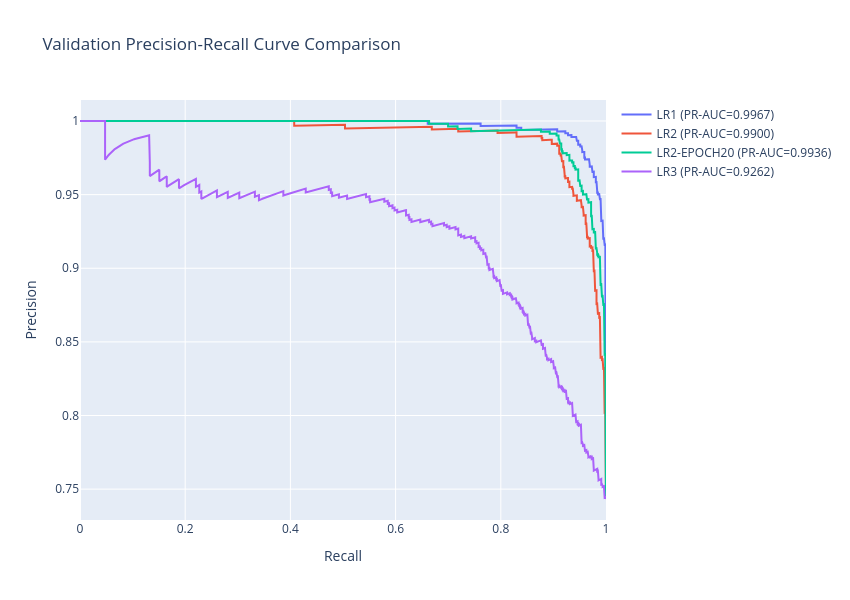

Notebook code cell kept with this figure:
### Code cell
# ============================================================
# 5-4. PR Curve
# ============================================================

cxp_plot.plot_pr_curve_comparison(
    validation_predictions
)

### Figure 1 — Plotly figure (JSON) as saved in the notebook; plotly's stock layout.template omitted (floating-point values rounded to 4 significant figures; data arrays with more than 128 entries replaced by an {"elided": "..."} marker saying what was removed)
{"data": [{"mode": "lines", "name": "LR1 (PR-AUC=0.9967)", "type": "scatter", "x": {"elided": "1044 float values"}, "y": {"elided": "1044 float values"}}, {"mode": "lines", "name": "LR2 (PR-AUC=0.9900)", "type": "scatter", "x": {"elided": "1044 float values"}, "y": {"elided": "1044 float values"}}, {"mode": "lines", "name": "LR2-EPOCH20 (PR-AUC=0.9936)", "type": "scatter", "x": {"elided": "1044 float values"}, "y": {"elided": "1044 float values"}}, {"mode": "lines", "name": "LR3 (PR-AUC=0.9262)", "type": "scatter", "x": {"elided": "1044 float values"}, "y": {"elided": "1044 float values"}}], "layout": {"height": 600, "title": {"text": "Validation Precision-Recall Curve Comparison"}, "width": 850, "xaxis": {"title": {"text": "Recall"}}, "yaxis": {"title": {"text": "Precision"}}}}
